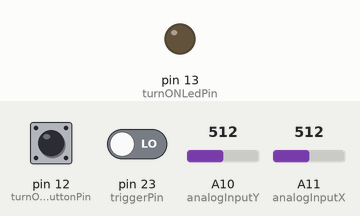
The sketch below on a simulated Arduino Leonardo, built with avr-gcc and run on an emulated ATmega32U4. On the bench: output pins drawn as LEDs (lit = HIGH). The test bench sets the inputs (shaded band); at power-on: pin 12 (turnONButtonPin) HIGH, pin 23 (triggerPin) LOW, A10 (analogInputY) = 512, A11 (analogInputX) = 512. USB keyboard and mouse output is not drawn.

Above: at 1.2 s.
1.3 s: pin 12 (turnONButtonPin) pulled LOW for 0.15 s
At 1.37 s:
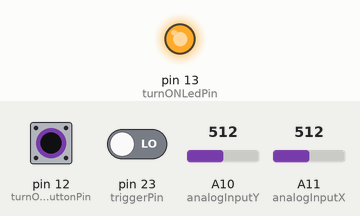
2.9 s: pin 12 (turnONButtonPin) pulled LOW for 3.2 s
At 7.0 s:
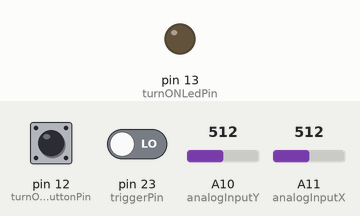
Timing chart, 0 to 8.5 s (numbered marks = the images above; inputs shaded):
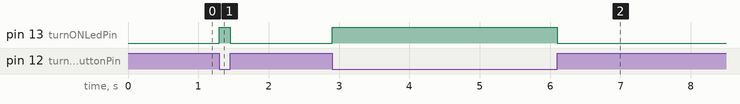

The sketch:

Arduino_fMRI_keyboard.ino
```cpp
#include "Mouse.h"
#include "Keyboard.h"

const int buttonNum = 4;

int triggerPin = 23;
bool pulseSent = false;

int analogInputX = 11; // opravit pro Due
int analogInputY = 10; // opravit pro Due

int triggerState = 0;
int buttonPin[buttonNum] = {50,51,52,53};
int buttonState[buttonNum];
char buttonKey[buttonNum] = {'w', 'u', 's', 'g'};
int x;
int y;

//mouse settings
int offsetX = 330; // opravit podle joysticku
int offsetY = 330; // opravit podle joysticku
int stred = 0; // nastavit stred
int mouse_move_size_X = 8;
int mouse_move_size_Y = 8;

//on off button settings
int turnONButtonPin = 12;
int turnONLedPin = 13;
bool turnedON = false;
bool turnONButtonPressed = false;
int turnONButtonState = LOW;

int refresh = 5;
bool shouldRefresh = false;
unsigned long lastTimeRefresh;

void setup() {

  pinMode(analogInputX, INPUT);
  pinMode(analogInputY, INPUT);

  pinMode(turnONLedPin, OUTPUT);
  pinMode(turnONButtonPin, INPUT_PULLUP);

  for (int i=0; i < buttonNum; i++) {
    pinMode(buttonPin[i], INPUT);
  }
  lastTimeRefresh = millis();
}

void loop() {
  TurnOnOrOff();
  if (turnedON){
    //looking ahead for fMRI synchropuls
    ReadSynchroPulse();
    //as we don't have update with delay, we check if the keyboards or mice were moved in last (refresh miliseconds)
    if ((millis() - lastTimeRefresh) > refresh){
      lastTimeRefresh = millis();
      //reading the mouse
      JoystickRead();
      ButtonRead();
    }
  }
}
void ReadSynchroPulse(){
  if (digitalRead(triggerPin) == HIGH){
    if(!pulseSent){
     pulseSent = true;
     SendSynchroPulse();
    }
  } else {
    pulseSent = false;
  }
}
void TurnOnOrOff(){
  turnONButtonState = digitalRead(turnONButtonPin);
  if (turnONButtonState == LOW && !turnedON) {
    TurnON();
  }
  if (turnONButtonState == HIGH && turnedON) {
    TurnOFF();
  }
}
void JoystickRead(){
    x = -(analogRead(analogInputX) - offsetX);
    y = +(analogRead(analogInputY) - offsetY);

    if (x > stred) {
      Mouse.move(mouse_move_size_X,0);
    }
    if (x <= stred) {
      Mouse.move(-mouse_move_size_X,0);
    }
    if (y > stred) {
      Mouse.move(0,-mouse_move_size_Y);
    }
    if (y <= stred) {
      Mouse.move(0,mouse_move_size_Y);
    }
}
void ButtonRead(){
  for (int i=0; i < buttonNum; i++) {
    buttonState[i] = digitalRead(buttonPin[i]);
    if (buttonState[i] == HIGH) {
      Keyboard.press(buttonKey[i]);
    } else {
      Keyboard.release(buttonKey[i]);
    }
  }
}
void TurnON(){
  turnedON = true;
  digitalWrite(turnONLedPin, HIGH);
  Keyboard.begin();
  Mouse.begin();
  Calibrate();
}
void TurnOFF(){
  Keyboard.end();
  Mouse.end();
  turnedON = false;
  digitalWrite(turnONLedPin, LOW);
}
void SendSynchroPulse() {
  Keyboard.write('o');
}
void Calibrate(){
  //setting up offset
  int defXInput[20] = {};
  int defYInput[20] = {};
  //getting the offsets right
  for (int n = 0; n < 19; n++){
    defXInput[n] = analogRead(analogInputX);
    defYInput[n] = analogRead(analogInputY);
  }
  offsetX = GetOffsetMedian(defXInput);
  offsetY = GetOffsetMedian(defYInput);
}
// helpers
int GetOffsetMedian(int array[]){
  int median = array[sizeof(array)/2];
  return(median);
}
```

Measured:
- after the input at 1.3 s, pin 13 (turnONLedPin): LOW → HIGH at once, → LOW 0.15 s later
- after the input at 2.9 s, pin 13 (turnONLedPin): LOW → HIGH at once, → LOW 3.2 s later
